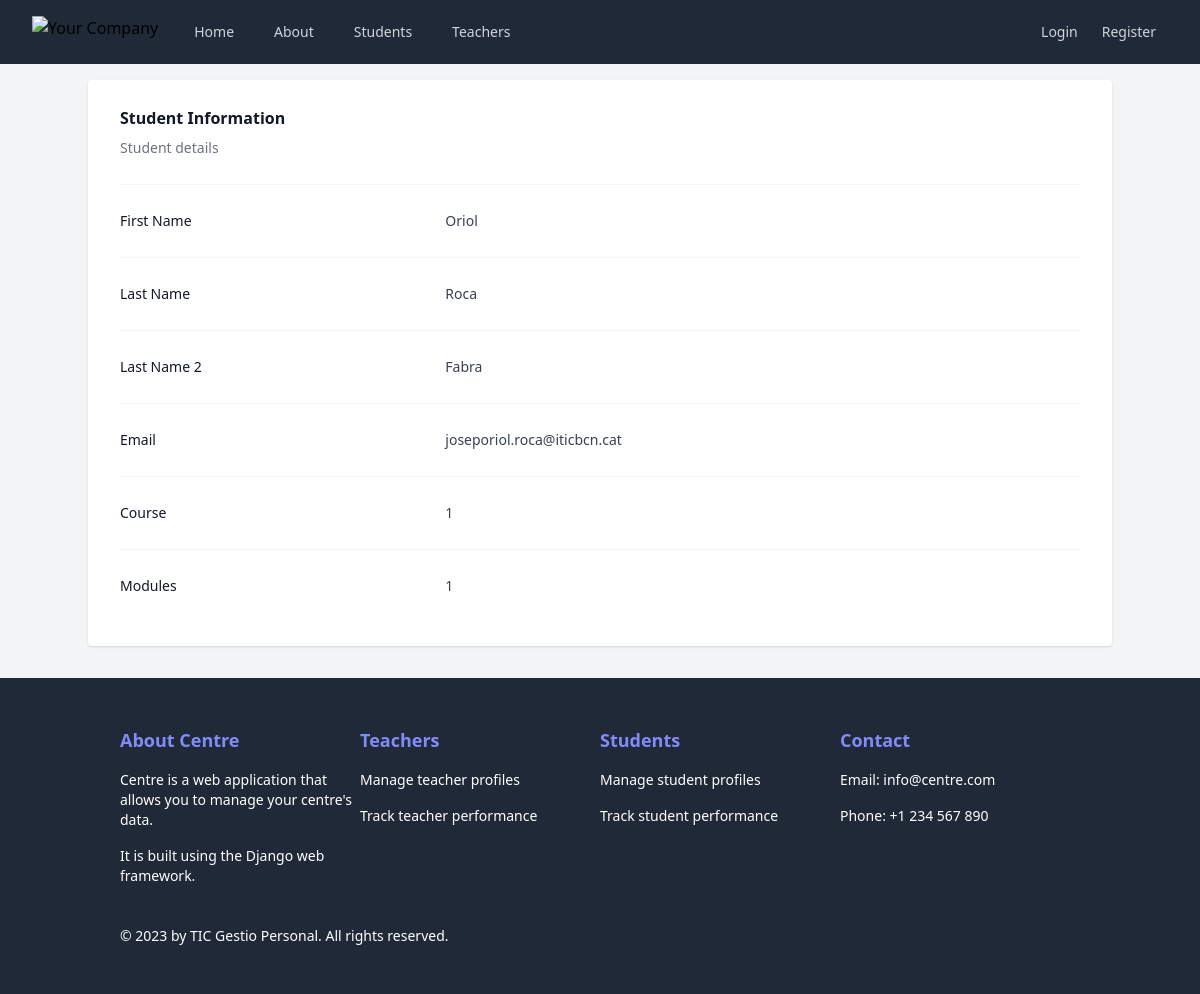
The app's page /students/1, older data.
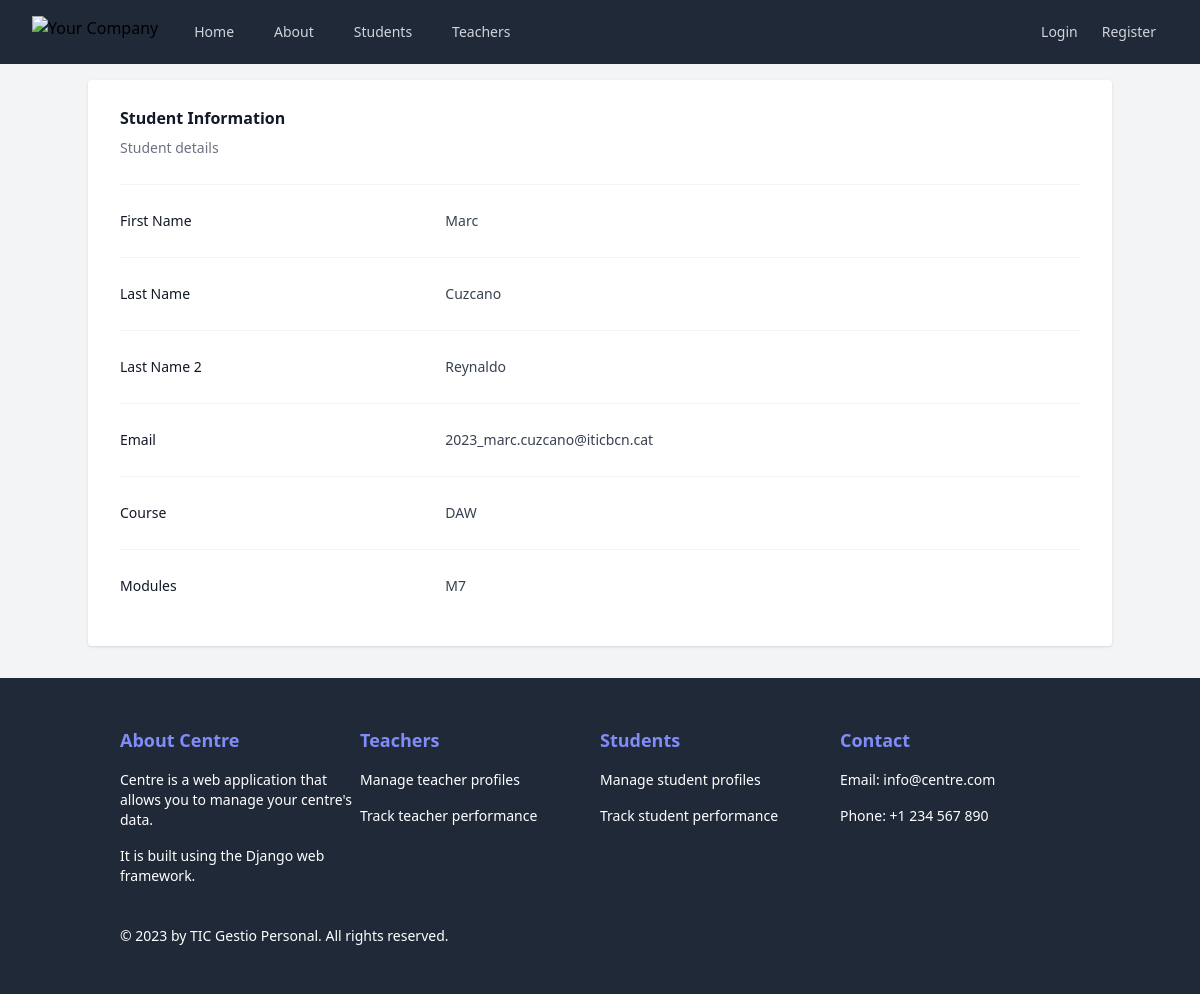
The same page, newer data.
### Centre/models.py (models this page shows, shortened)
class Student(models.Model):
    name = models.CharField(max_length=100)
    lastname1 = models.CharField(max_length=100)
    lastname2 = models.CharField(max_length=100)
    email = models.EmailField()
    course = models.CharField(max_length=100)
    modules = models.TextField()

### Centre/views.py (the view)
# urls.py: path("students/<int:student_id>", views.student_detail, name="student_detail"),
def student_detail(request, student_id):
    try:
        student = Student.objects.get(id=student_id)
    except Student.DoesNotExist:
        return render(request, "Centre/errors/student_not_found.html")
    return render(request, "Centre/student_detail.html", {"student": student})

### Centre/templates/Centre/student_detail.html (shortened to what this page needs)
{% extends "base.html" %}
{% block content %}
    <div>
        <div class="px-4 sm:px-0">
            <h3 class="text-base font-semibold leading-7 text-gray-900">Student Information </h3>
            <p class="mt-1 max-w-2xl text-sm leading-6 text-gray-500">Student details</p>
        </div>
        <div class="mt-6 border-t border-gray-100">
            <dl class="divide-y divide-gray-100">
                <div class="px-4 py-6 sm:grid sm:grid-cols-3 sm:gap-4 sm:px-0">
                    <dt class="text-sm font-medium leading-6 text-gray-900">First Name</dt>
                    <dd class="mt-1 text-sm leading-6 text-gray-700 sm:col-span-2 sm:mt-0">{{ student.name }}</dd>
                </div>
                <div class="px-4 py-6 sm:grid sm:grid-cols-3 sm:gap-4 sm:px-0">
                    <dt class="text-sm font-medium leading-6 text-gray-900">Last Name</dt>
                    <dd class="mt-1 text-sm leading-6 text-gray-700 sm:col-span-2 sm:mt-0">{{ student.lastname1 }}</dd>
                </div>
                <div class="px-4 py-6 sm:grid sm:grid-cols-3 sm:gap-4 sm:px-0">
                    <dt class="text-sm font-medium leading-6 text-gray-900">Last Name 2</dt>
                    <dd class="mt-1 text-sm leading-6 text-gray-700 sm:col-span-2 sm:mt-0">{{ student.lastname2 }}</dd>
                </div>
                <div class="px-4 py-6 sm:grid sm:grid-cols-3 sm:gap-4 sm:px-0">
                    <dt class="text-sm font-medium leading-6 text-gray-900">Email</dt>
                    <dd class="mt-1 text-sm leading-6 text-gray-700 sm:col-span-2 sm:mt-0">{{ student.email }}</dd>
                </div>
                <div class="px-4 py-6 sm:grid sm:grid-cols-3 sm:gap-4 sm:px-0">
                    <dt class="text-sm font-medium leading-6 text-gray-900">Course</dt>
                    <dd class="mt-1 text-sm leading-6 text-gray-700 sm:col-span-2 sm:mt-0">{{ student.course }}</dd>
                </div>
                <div class="px-4 py-6 sm:grid sm:grid-cols-3 sm:gap-4 sm:px-0">
                    <dt class="text-sm font-medium leading-6 text-gray-900">Modules</dt>
                    <dd class="mt-1 text-sm leading-6 text-gray-700 sm:col-span-2 sm:mt-0">{{ student.modules }}</dd>
                </div>
            </dl>
        </div>
    </div>
{% endblock %}

Row changes from the older to the newer data that the page shows:
changed Student: name "Oriol" → "Marc"; lastname1 "Roca" → "Cuzcano"; lastname2 "Fabra" → "Reynaldo"; email "joseporiol.roca@iticbcn.cat" → "2023_marc.cuzcano@iticbcn.cat"; course "1" → "DAW"; modules "1" → "M7"
